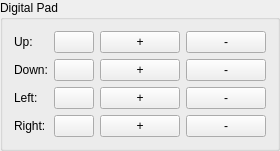
        <widget class="QGroupBox" name="dpadGroupBox">
         <property name="sizePolicy">
          <sizepolicy hsizetype="Minimum" vsizetype="Preferred">
           <horstretch>0</horstretch>
           <verstretch>0</verstretch>
          </sizepolicy>
         </property>
         <property name="title">
          <string>Digital Pad</string>
         </property>
         <property name="flat">
          <bool>false</bool>
         </property>
         <property name="checkable">
          <bool>false</bool>
         </property>
         <layout class="QHBoxLayout" name="horizontalLayout_5">
          <item>
           <layout class="QVBoxLayout" name="verticalLayout_6">
            <item>
             <widget class="QLabel" name="label_19">
              <property name="sizePolicy">
               <sizepolicy hsizetype="Minimum" vsizetype="Preferred">
                <horstretch>0</horstretch>
                <verstretch>0</verstretch>
               </sizepolicy>
              </property>
              <property name="text">
               <string>Up:</string>
              </property>
             </widget>
            </item>
            <item>
             <widget class="QLabel" name="label_20">
              <property name="sizePolicy">
               <sizepolicy hsizetype="Minimum" vsizetype="Preferred">
                <horstretch>0</horstretch>
                <verstretch>0</verstretch>
               </sizepolicy>
              </property>
              <property name="text">
               <string>Down:</string>
              </property>
              <property name="scaledContents">
               <bool>false</bool>
              </property>
              <property name="wordWrap">
               <bool>true</bool>
              </property>
             </widget>
            </item>
            <item>
             <widget class="QLabel" name="label_21">
              <property name="sizePolicy">
               <sizepolicy hsizetype="Minimum" vsizetype="Preferred">
                <horstretch>0</horstretch>
                <verstretch>0</verstretch>
               </sizepolicy>
              </property>
              <property name="text">
               <string>Left:</string>
              </property>
             </widget>
            </item>
            <item>
             <widget class="QLabel" name="label_22">
              <property name="sizePolicy">
               <sizepolicy hsizetype="Minimum" vsizetype="Preferred">
                <horstretch>0</horstretch>
                <verstretch>0</verstretch>
               </sizepolicy>
              </property>
              <property name="text">
               <string>Right:</string>
              </property>
             </widget>
            </item>
           </layout>
          </item>
          <item>
           <layout class="QVBoxLayout" name="verticalLayout_4">
            <item>
             <layout class="QHBoxLayout" name="horizontalLayout_19">
              <item>
               <widget class="MappingButton" name="dpadUpButton">
                <property name="sizePolicy">
                 <sizepolicy hsizetype="Minimum" vsizetype="Fixed">
                  <horstretch>0</horstretch>
                  <verstretch>0</verstretch>
                 </sizepolicy>
                </property>
                <property name="text">
                 <string/>
                </property>
               </widget>
              </item>
              <item>
               <widget class="AddMappingButton" name="dpadUpAddButton">
                <property name="text">
                 <string>+</string>
                </property>
               </widget>
              </item>
              <item>
               <widget class="RemoveMappingButton" name="dpadUpRemoveButton">
                <property name="text">
                 <string>-</string>
                </property>
               </widget>
              </item>
             </layout>
            </item>
            <item>
             <layout class="QHBoxLayout" name="horizontalLayout_20">
              <item>
               <widget class="MappingButton" name="dpadDownButton">
                <property name="sizePolicy">
                 <sizepolicy hsizetype="Minimum" vsizetype="Fixed">
                  <horstretch>0</horstretch>
                  <verstretch>0</verstretch>
                 </sizepolicy>
                </property>
                <property name="text">
                 <string/>
                </property>
               </widget>
              </item>
              <item>
               <widget class="AddMappingButton" name="dpadDownAddButton">
                <property name="text">
                 <string>+</string>
                </property>
               </widget>
              </item>
              <item>
               <widget class="RemoveMappingButton" name="dpadDownRemoveButton">
                <property name="text">
                 <string>-</string>
                </property>
               </widget>
              </item>
             </layout>
            </item>
            <item>
             <layout class="QHBoxLayout" name="horizontalLayout_21">
              <item>
               <widget class="MappingButton" name="dpadLeftButton">
                <property name="sizePolicy">
                 <sizepolicy hsizetype="Minimum" vsizetype="Fixed">
                  <horstretch>0</horstretch>
                  <verstretch>0</verstretch>
                 </sizepolicy>
                </property>
                <property name="text">
                 <string/>
                </property>
               </widget>
              </item>
              <item>
               <widget class="AddMappingButton" name="dpadLeftAddButton">
                <property name="text">
                 <string>+</string>
                </property>
               </widget>
              </item>
              <item>
               <widget class="RemoveMappingButton" name="dpadLeftRemoveButton">
                <property name="text">
                 <string>-</string>
                </property>
               </widget>
              </item>
             </layout>
            </item>
            <item>
             <layout class="QHBoxLayout" name="horizontalLayout_22">
              <item>
               <widget class="MappingButton" name="dpadRightButton">
                <property name="sizePolicy">
                 <sizepolicy hsizetype="Minimum" vsizetype="Fixed">
                  <horstretch>0</horstretch>
                  <verstretch>0</verstretch>
                 </sizepolicy>
                </property>
                <property name="text">
                 <string/>
                </property>
               </widget>
              </item>
              <item>
               <widget class="AddMappingButton" name="dpadRightAddButton">
                <property name="text">
                 <string>+</string>
                </property>
               </widget>
              </item>
              <item>
               <widget class="RemoveMappingButton" name="dpadRightRemoveButton">
                <property name="text">
                 <string>-</string>
                </property>
               </widget>
              </item>
             </layout>
            </item>
           </layout>
          </item>
         </layout>
        </widget>
